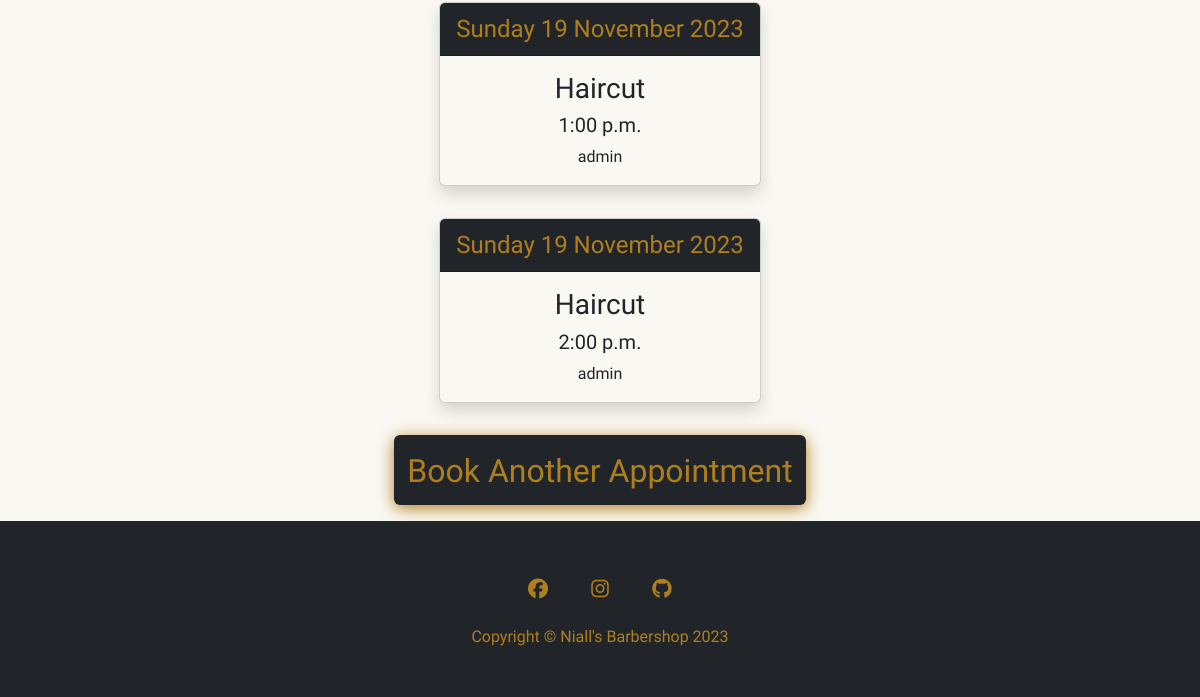
Page /booking/booking-past (signed in, lower part) on the earlier database version.
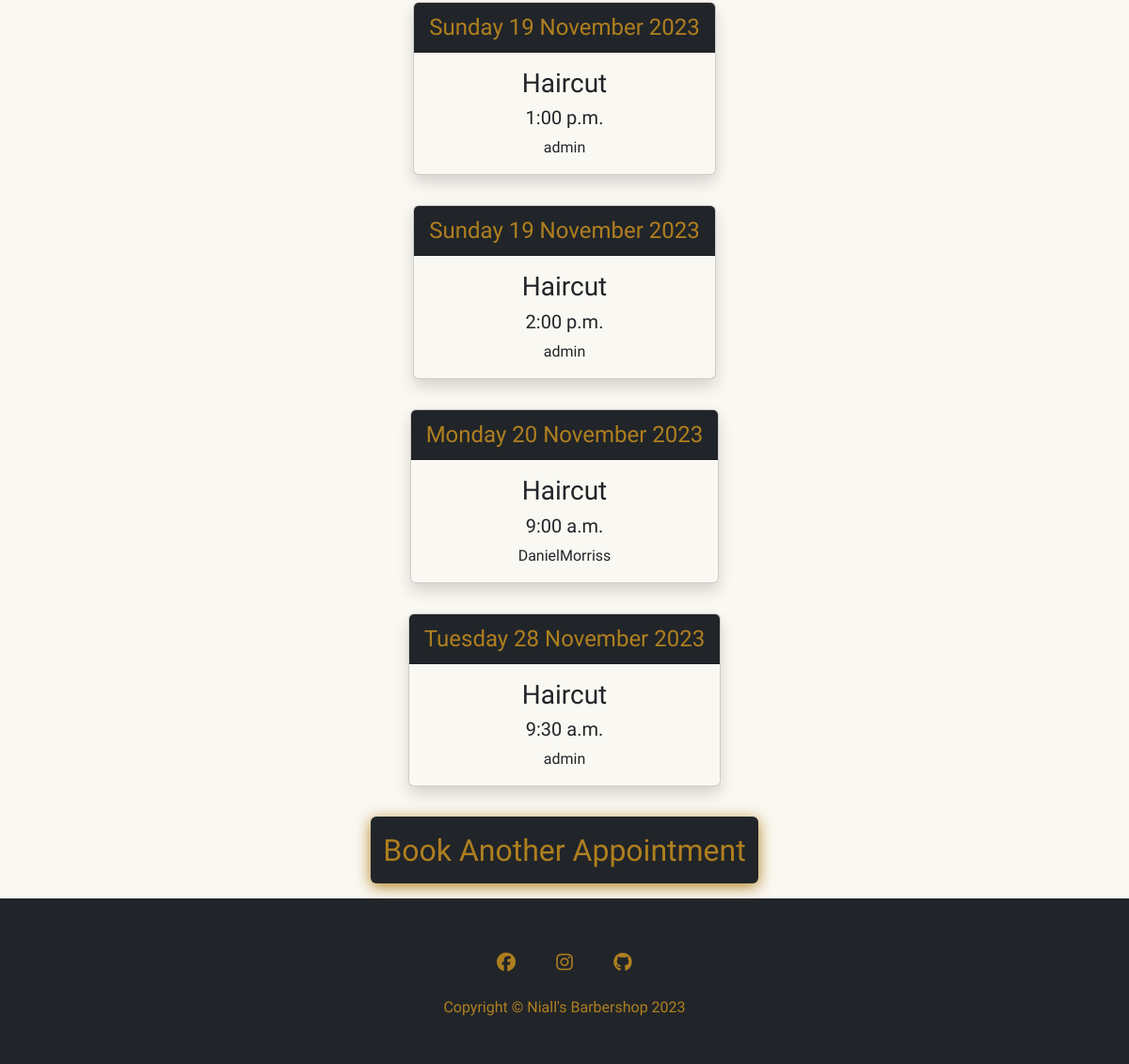
Same page on the later database version.
### booking_system/models.py (models this page shows, shortened)
class Booking(models.Model):
    username = models.ForeignKey(User, on_delete=models.CASCADE,
                                 related_name='username_booking')
    date_of_booking = models.DateField()
    service_name = models.ForeignKey(Services, on_delete=models.CASCADE,
                                     related_name='service_name_booking')
    start_time = models.TimeField(choices=BOOKING_TIME)
    end_time = models.TimeField(editable=False, blank=True, null=True)
    confirmed = models.BooleanField(default=False)
    message = models.CharField(max_length=500, blank=True)
    class Meta:
        ordering = ['date_of_booking', 'start_time']

class Services(models.Model):
    service_name = models.CharField(max_length=250)
    session_length = models.DurationField()
    cost = models.DecimalField(max_digits=8, decimal_places=2)
    description = models.CharField(max_length=500, blank=True)
    def __str__(self):
        return self.service_name

### booking_system/views.py (the view, shortened to what this page needs)
# urls.py: path('booking/booking-past', views.PastBookingsView.as_view(),
class PastBookingsView(LoginRequiredMixin, ListView):
    model = Booking
    template_name = 'booking_system/booking_past.html'
    paginate_by = 25
    def get_queryset(self):
        current_date = date.today()
        current_time = time.strftime("%H:%M:%S", time.gmtime())
        if self.request.user.is_superuser:
            queryset = Booking.objects.filter(
                Q(date_of_booking__lt=current_date) |
                Q(date_of_booking=current_date, start_time__lte=current_time)
            ).order_by('date_of_booking', 'start_time')
        return queryset

### booking_system/templates/booking_system/booking_past.html (shortened to what this page needs)
{% extends "base.html" %}
{% block content %}
{% load account %}
<div class="container mt-5 text-center push-down">
        {% if object_list %}
            {% for booking in object_list %}
            <div>
                <div class="d-flex justify-content-center ">
                    <div class="card shadow m-3 text-center custom-card-light-gold">
                        <div class="card-header dark-background gold-text">
                            <p class="p-0 m-0 font-sancreek fs-4">{{ booking.date_of_booking|date:"l j F Y" }}</p>
                        </div>
                        <h5 class="mt-3 fs-3">{{ booking.service_name }}</h5>
                        <h5>{{ booking.start_time|date:"g:i a" }} </h5>
                        {% if user.is_superuser %}
                        <p>{{ booking.username }}
                        {% endif %}
                        </p>
                    </div>
            </div>
            </div>
            {% endfor %}
            <a href="{% url 'booking-create' %}" class="link-underline link-underline-opacity-0">
                <div class="d-flex justify-content-center p-3">
                    <button class="btn custom-button-dark-gold pt-3 " type="button"><h2>Book Another Appointment</h2></button>
                </div>
            </a>
        {% endif %}
</div>
{% endblock %}

Differences in the rows shown:
added Booking: date_of_booking "Monday 20 November 2023", service_name "Haircut", start_time "9:00 a.m.", username "DanielMorriss"
added Booking: date_of_booking "Tuesday 28 November 2023", service_name "Haircut", start_time "9:30 a.m.", username "admin"
